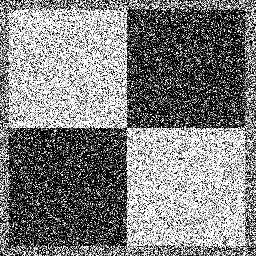
#> input picture ps1/input/ps1-input0-noise.png, 256 x 256 px
$ python q3.py
#> lines starting #> are read from the running program, lines starting #| are printed output that depends on the picture; after the words box and inside, x2 and y2 are one past the last pixel; in counts of white or black regions, pixels touching at a corner belong together
import cv2 as cv
import numpy as np


def hough_acc(img_edges):
    # Taking resolution of rho as 1 pixel and theta as 1 degree
    height, width = img_edges.shape
    diagonal = np.sqrt(
        height ** 2 + width ** 2)

    # rho values range from  0 to 2 * diagonal length
    rho_axis = int(2 * np.ceil(diagonal))
    thetas = np.deg2rad(np.arange(0, 180, 1))
    theta_axis = len(thetas)

    # Compute cos and sin values for the range of thetas
    cos_t = np.cos(thetas)
    sin_t = np.sin(thetas)

    accumulator = np.zeros((rho_axis, theta_axis), dtype=np.uint8)

    # Indices of edge pixels in the image (white pixels)
    y_indx, x_indx = np.where(img_edges >= 255)

    for i in range(len(x_indx)):
        x = x_indx[i]
        y = y_indx[i]

        for theta_indx in range(len(thetas)):
            rho = int(x * cos_t[theta_indx] +
                      y * sin_t[theta_indx])

            accumulator[rho][theta_indx] += 1
    return accumulator


def highlight_hough_peaks(coordinates, accumulator):

    for i in range(len(coordinates)):
        y = coordinates[i][0]
        x = coordinates[i][1]

        cv.rectangle(accumulator, (x-2, y-2), (x+2, y+2), (0, 255, 255))

    cv.imwrite("./output/ps1-2-b-1.png", accumulator)


def hough_lines(coordinates):
    img = cv.imread('./input/ps1-input0.png')
    for i in range(len(coordinates)):
        rho = coordinates[i][0]
        theta = np.deg2rad(coordinates[i][1])

        cos = np.cos(theta)
        sin = np.sin(theta)

        x0 = rho * cos
        y0 = rho * sin
        x1 = int(x0 + 1000*(-sin))
        y1 = int(y0 + 1000*(cos))
        x2 = int(x0 - 1000*(-sin))
        y2 = int(y0 - 1000 * (cos))

        cv.line(img, (x1, y1), (x2, y2), (0, 255, 255), thickness=2)

    # Write final image with lines highlighted in yellow
    cv.imwrite('./output/ps1-3-c-2.png', img)


def main():
    # Find object boundaries
    img = cv.imread('./input/ps1-input0-noise.png')
#> img is the input picture: shape (256, 256, 3); min 0, max 255, mean 127.6

    # Blurred with SigmaX = SigmaY = 5
    blurred = cv.GaussianBlur(img, (13, 13), 0)
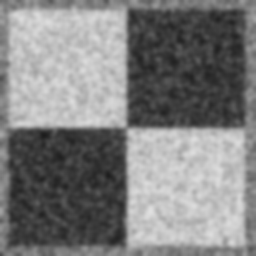
#> blurred: shape (256, 256, 3); min 28, max 224, mean 127.6
    cv.imwrite('./output/ps1-3-a-1.png', blurred)

    edges_original = cv.Canny(img, 100, 200)
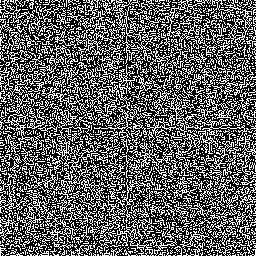
#> edges_original: shape (256, 256); 37.5% white in thin lines or dots
    edges_blurred = cv.Canny(blurred, 60, 90)
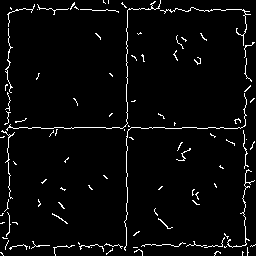
#> edges_blurred: shape (256, 256); 3.6% white in thin lines or dots

    cv.imwrite('./output/ps1-3-b-1.png', edges_original)
    cv.imwrite('./output/ps1-3-b-2.png', edges_blurred)

    # Compute the hough accumulator for the edge image
    accumulator = hough_acc(edges_blurred)
#> in hough_acc, `y_indx, x_indx = np.where(img_edges >= 255)`: y_indx = 2344 values from 0 to 255; x_indx = 2344 values, max 255 at index 2045, min 0 at index 1272, mean 130.8
#> the loop in hough_acc, `for i in range(len(x_indx)):` made 2344 passes
#> (x, y) on passes 1 to 3: (103, 0), (108, 0), (160, 0)
#> after the loop in hough_acc, `for i in range(len(x_indx)):`:
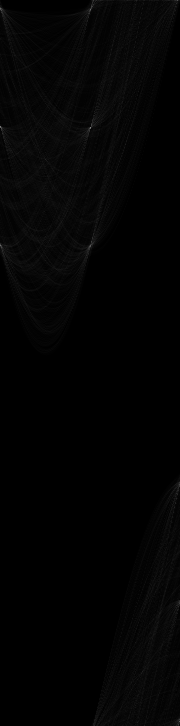
#> accumulator: shape (726, 180); min 0, max 131, mean 3.2

    # Find peaks in the accumulator with votes more than the lower threshold
    peaks = np.where(accumulator > 90)
#> peaks = ([8, 9, 126, 127, 127, 128, 245, 721], [0, 90, 0, 0, 90, 90, 0, 179])
    coordinates = list(zip(peaks[0], peaks[1]))
#> coordinates = [(8, 0), (9, 90), (126, 0), (127, 0), (127, 90), (128, 90), (245, 0), (721, 179)]

    # Draw yellow boxes over peaks in the accumulator image
    highlight_hough_peaks(coordinates, accumulator)
#> the loop in highlight_hough_peaks, `for i in range(len(coordinates)):` made 8 passes
#> after the loop in highlight_hough_peaks, `for i in range(len(coordinates)):`: accumulator: shape (726, 180); 0.06% of pixels changed, all inside (x1, y1, x2, y2) = (0, 6, 180, 724)

    # Draw lines over the original image
    hough_lines(coordinates)
#> the loop in hough_lines, `for i in range(len(coordinates)):` made 8 passes
#> (rho, theta, cos, sin, x0, y0, x1, y1) on passes 1 to 8: (8, 0, 1, 0, 8, 0, 8, 1000), (9, 1.57, 6.12e-17, 1, 5.51e-16, 9, -1000, 9), (126, 0, 1, 0, 126, 0, 126, 1000), (127, 0, 1, 0, 127, 0, 127, 1000), (127, 1.57, 6.12e-17, 1, 7.78e-15, 127, -1000, 127), (128, 1.57, 6.12e-17, 1, 7.84e-15, 128, -1000, 128), (245, 0, 1, 0, 245, 0, 245, 1000), (721, 3.12, -1, 0.0175, -720.9, 12.58, -738, -987)


if __name__ == '__main__':
    main()

$ run again, with ps1/input/ps1-input1.png copied over ps1/input/ps1-input0-noise.png
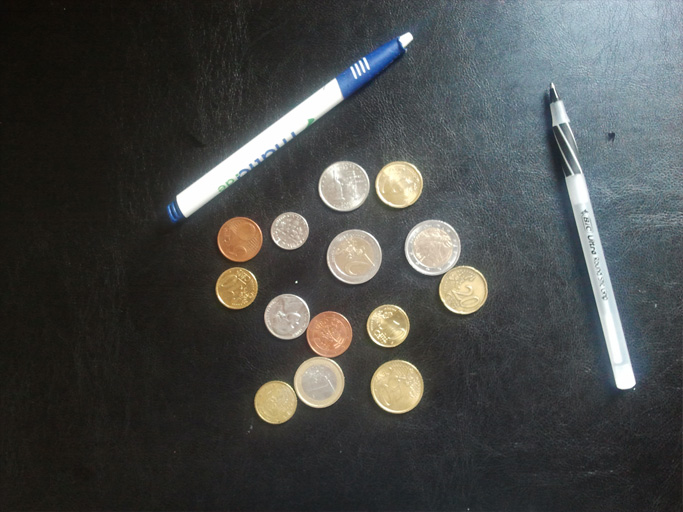
#> input picture ps1/input/ps1-input1.png, 683 x 512 px
#> in main, img is the input picture: shape (512, 683, 3); mean B, G, R 71.9, 73.3, 71.2
#> in main, `edges_original = cv.Canny(img, 100, 200)`:
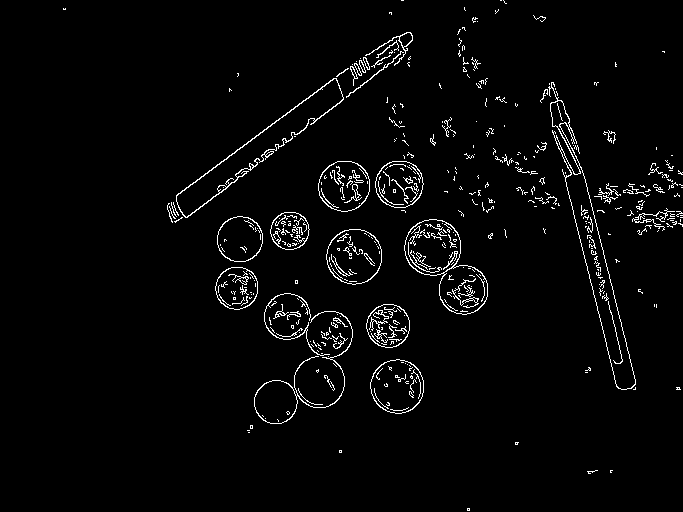
#> edges_original: shape (512, 683); 2.8% white in thin lines or dots
#> in main, `edges_blurred = cv.Canny(blurred, 60, 90)`:
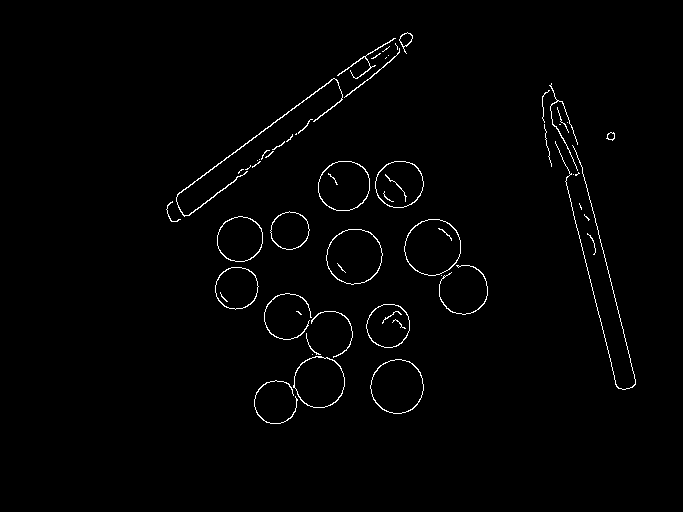
#> edges_blurred: shape (512, 683); 1.3% white in thin lines or dots, all inside (x1, y1, x2, y2) = (166, 32, 636, 424)
#> y_indx = 4439 values from 32 to 423; x_indx = 4439 values, max 635 at index 4040, min 166 at index 1796, mean 381.5
#> the loop in hough_acc, `for i in range(len(x_indx)):` made 4439 passes
#> (x, y) on passes 1 to 3: (407, 32), (404, 33), (405, 33)
#> peaks = 10 positions, rows 259 to 1204, columns 52 to 166
#> coordinates = [(259, 54), (260, 54), (262, 53), (284, 53), (285, 53), (288, 52), (1184, 166), (1185, 166), (1191, 165), (1204, 166)]
#> the loop in highlight_hough_peaks, `for i in range(len(coordinates)):` made 10 passes
#> the loop in hough_lines, `for i in range(len(coordinates)):` made 10 passes
#> (rho, theta, cos, sin, x0, y0, x1, y1) on passes 1 to 8: (259, 0.942, 0.588, 0.809, 152.2, 209.5, -656, 797), (260, 0.942, 0.588, 0.809, 152.8, 210.3, -656, 798), (262, 0.925, 0.602, 0.799, 157.7, 209.2, -640, 811), (284, 0.925, 0.602, 0.799, 170.9, 226.8, -627, 828), (285, 0.925, 0.602, 0.799, 171.5, 227.6, -627, 829), (288, 0.908, 0.616, 0.788, 177.3, 226.9, -610, 842), (1184, 2.9, -0.97, 0.242, -1148.8, 286.4, -1390, -683), (1185, 2.9, -0.97, 0.242, -1149.8, 286.7, -1391, -683)
